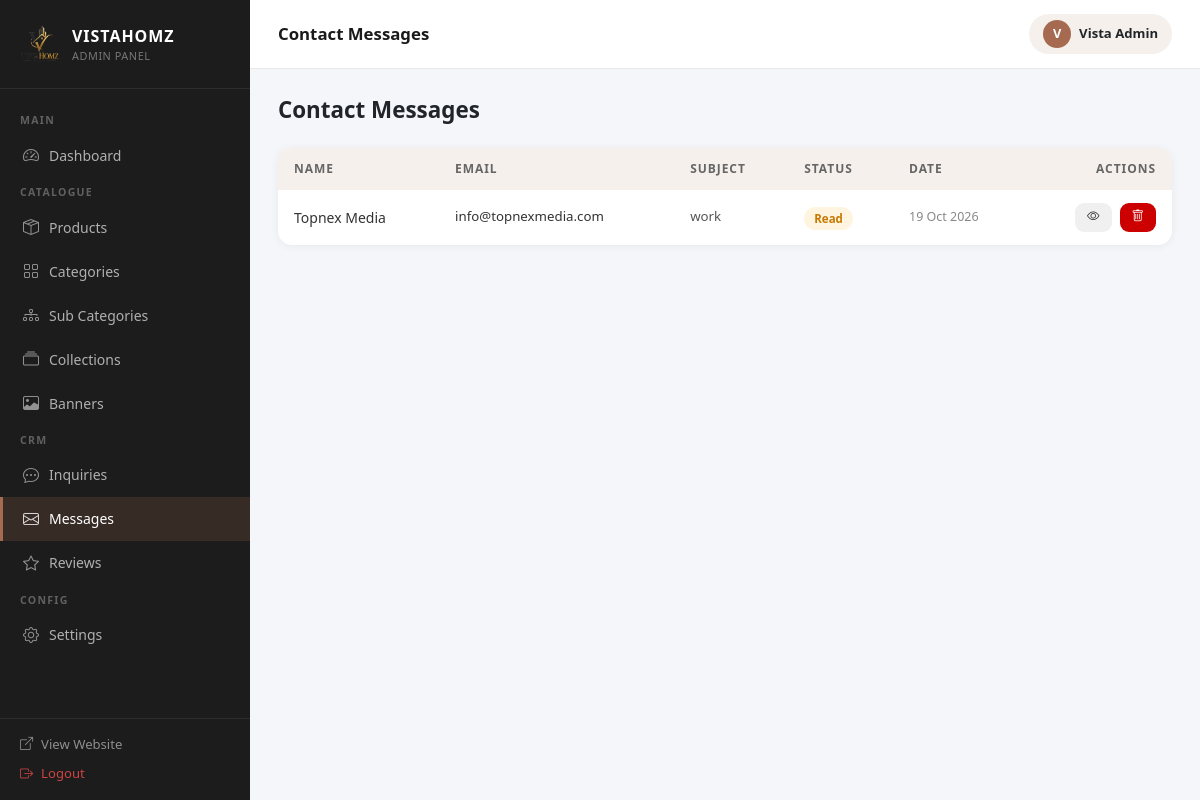
The page /admin/inquiries/messages.php (signed in) on the database its author committed.
### tables this page shows
CREATE TABLE `contact_messages` (
  `id` int(10) UNSIGNED NOT NULL,
  `name` varchar(150) NOT NULL,
  `email` varchar(150) NOT NULL,
  `phone` varchar(20) DEFAULT NULL,
  `subject` varchar(250) DEFAULT NULL,
  `message` text NOT NULL,
  `is_read` tinyint(1) NOT NULL DEFAULT 0,
  `is_replied` tinyint(1) NOT NULL DEFAULT 0,
  `created_at` datetime NOT NULL DEFAULT current_timestamp()
);

### admin/inquiries/messages.php (the view, shortened to what this page needs)
<?php
$db = getDB();
$messages = $db->query("SELECT * FROM contact_messages ORDER BY created_at DESC LIMIT 100")->fetchAll();
include __DIR__ . '/../layout.php';
?>
<div class="adm-page-header">
  <h1>Contact Messages</h1>
</div>
<div class="adm-table">
  <table>
    <thead><tr><th>Name</th><th>Email</th><th>Subject</th><th>Status</th><th>Date</th><th style="text-align:right;">Actions</th></tr></thead>
    <tbody>
      <?php foreach ($messages as $m): ?>
      <tr style="<?php echo !$m['is_read'] ? 'background:#fffbf7;font-weight:600;' : ''; ?>">
        <td><?php echo htmlspecialchars($m['name']); ?></td>
        <td style="font-size:0.83rem;"><?php echo htmlspecialchars($m['email']); ?></td>
        <td style="font-size:0.83rem;color:#555;"><?php echo htmlspecialchars($m['subject'] ?? '—'); ?></td>
        <td><?php echo $m['is_replied'] ? '<span class="badge-active">Replied</span>' : ($m['is_read'] ? '<span class="badge-pending">Read</span>' : '<span style="background:#1e3a5f;color:#fff;padding:4px 10px;border-radius:50px;font-size:0.7rem;font-weight:700;">New</span>'); ?></td>
        <td style="font-size:0.78rem;color:#888;"><?php echo date('d M Y', strtotime($m['created_at'])); ?></td>
        <td style="text-align:right;">
          <div class="d-flex gap-2 justify-content-end">
            <a href="?view=<?php echo $m['id']; ?>" class="adm-btn adm-btn-secondary adm-btn-sm"><i class="bi bi-eye"></i></a>
            <a href="?delete=<?php echo $m['id']; ?>" class="adm-btn adm-btn-danger adm-btn-sm" data-confirm="Delete this message?"><i class="bi bi-trash"></i></a>
          </div>
        </td>
      </tr>
      <?php endforeach; ?>
    </tbody>
  </table>
</div>
<?php include __DIR__ . '/../layout_footer.php'; ?>

### admin/layout.php (style rules this page uses)
:root { --brown:#a56a4f; --brown-dark:#7a4a35; --beige:#f5f0eb; --sidebar-w:250px; }
* { box-sizing: border-box; }
body { font-family: 'Segoe UI', system-ui, sans-serif; background: #f4f6f9; margin: 0; }
.adm-table { background: #fff; border-radius: 14px; overflow: hidden; box-shadow: 0 1px 8px rgba(0,0,0,0.06); }
.adm-table table { width: 100%; border-collapse: collapse; }
.adm-table thead th { background: var(--beige); padding: 12px 16px; font-size: 0.75rem; font-weight: 700; text-transform: uppercase; letter-spacing: 0.08em; color: #666; text-align: left; }
.adm-table tbody td { padding: 13px 16px; font-size: 0.875rem; color: #333; border-bottom: 1px solid #f0f0f0; vertical-align: middle; }
.adm-table tbody tr:last-child td { border-bottom: none; }
.adm-btn { display: inline-flex; align-items: center; gap: 7px; padding: 9px 20px; border-radius: 9px; font-size: 0.85rem; font-weight: 600; cursor: pointer; border: none; text-decoration: none; }
.adm-btn-danger { background: #c00; color: #fff; }
.adm-btn-secondary { background: #f0f0f0; color: #333; }
.adm-btn-sm { padding: 5px 12px; font-size: 0.78rem; }
.badge-pending { background: rgba(245,160,0,0.12); color: #c87800; padding: 4px 10px; border-radius: 50px; font-size: 0.72rem; font-weight: 700; }
.adm-page-header { display: flex; align-items: center; justify-content: space-between; margin-bottom: 24px; }
.adm-page-header h1 { font-size: 1.4rem; font-weight: 800; margin: 0; }

### rows shown on the page
contact_messages: name "Topnex Media", email "info@topnexmedia.com", subject "work", is_replied "Read", created_at "19 Oct 2026"

### other values the page prints
$a_title "Contact Messages"
substr($admin['name'] ?: 'A', 0, 1) "V"
$admin['name'] ?: 'Admin' "Vista Admin"
